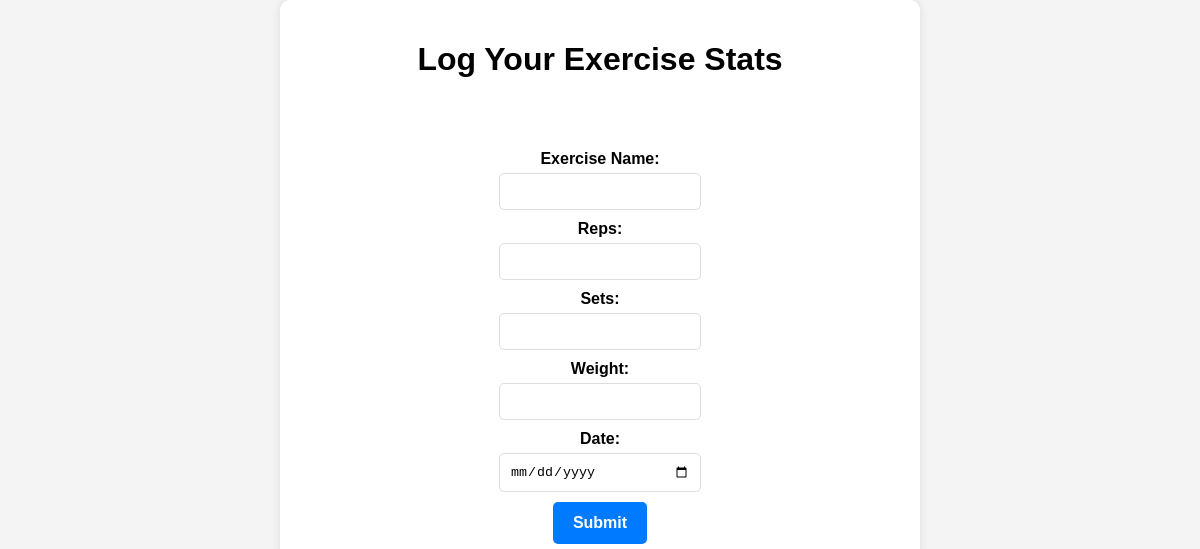
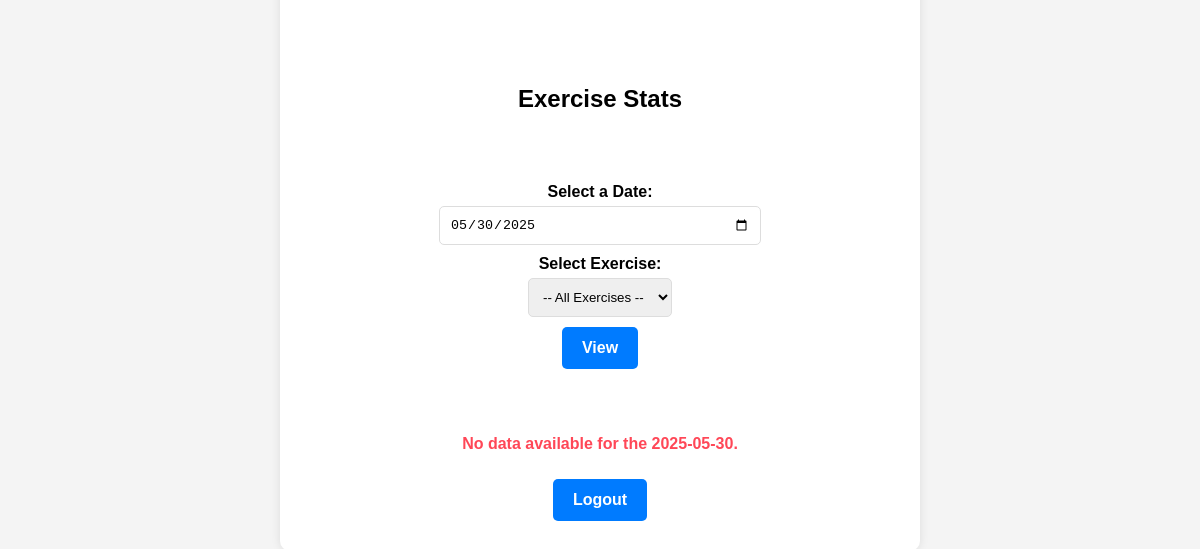
The page /dashboard (signed in) on the database as committed earlier (2 pictures, top to bottom).
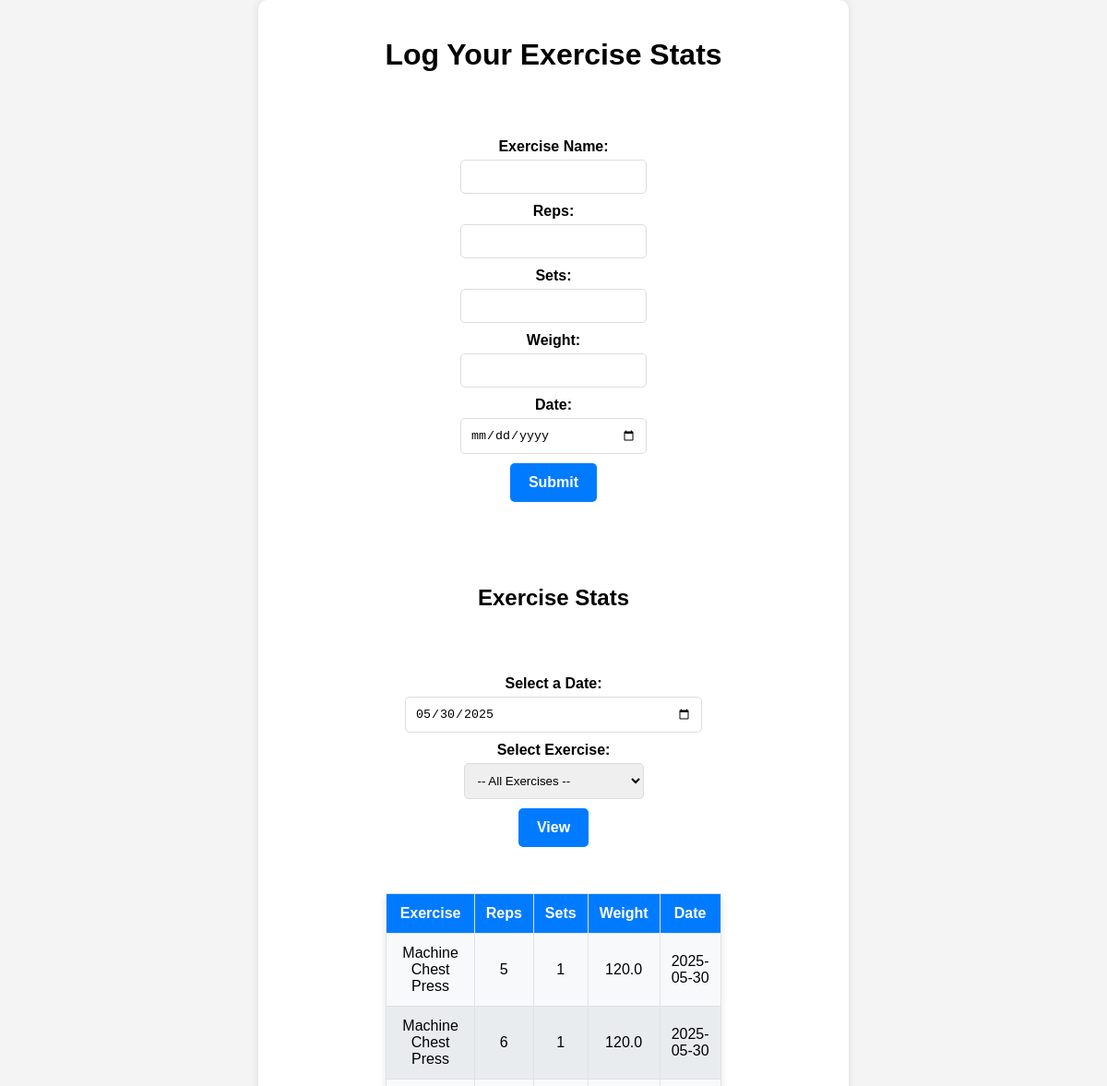
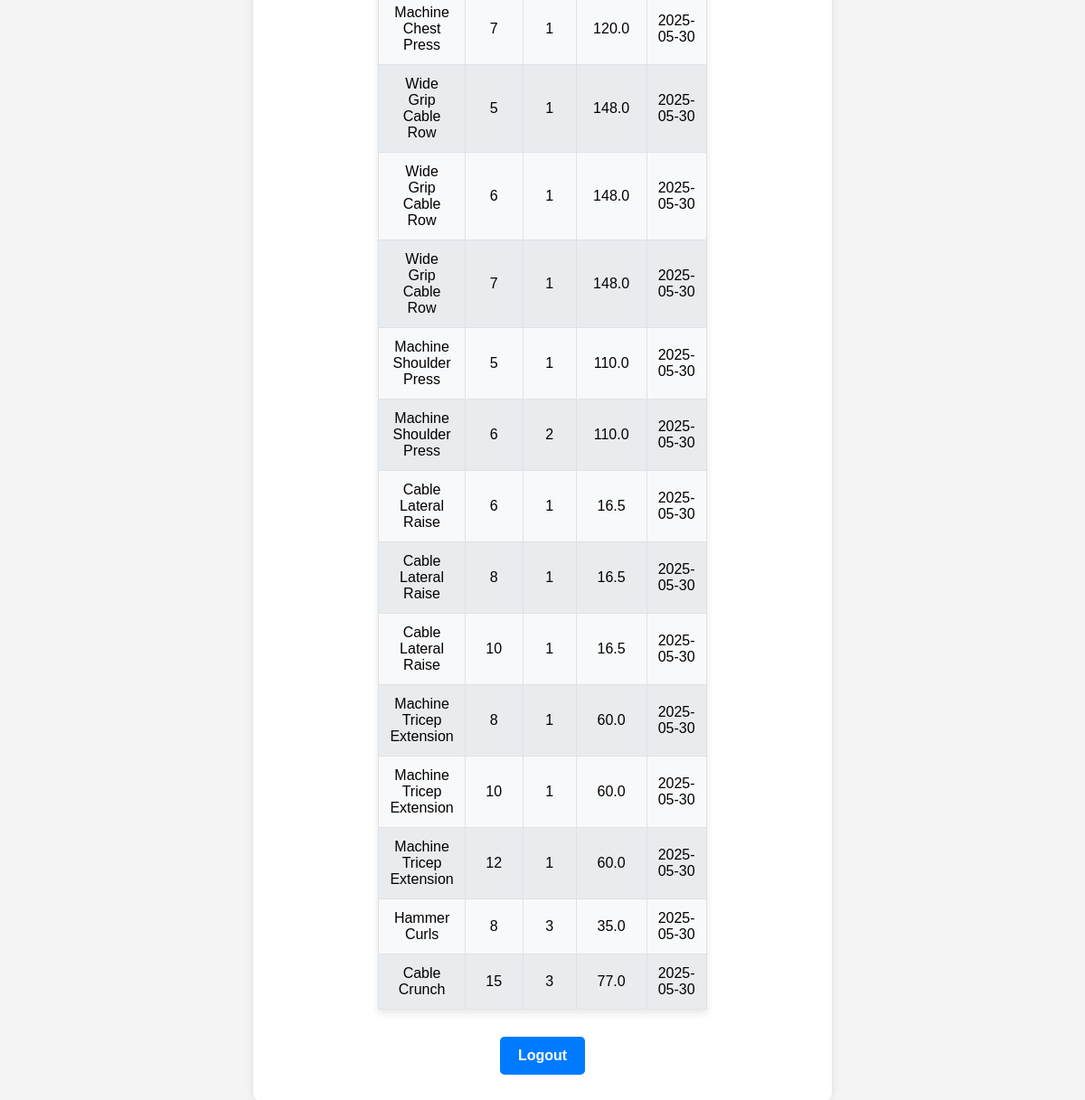
The same page on the database as committed later (2 pictures, top to bottom).
### tables this page shows
CREATE TABLE "exercise_stats" (
    id INTEGER PRIMARY KEY AUTOINCREMENT,
    user_id INTEGER,
    exercise TEXT,
    reps INTEGER,
    sets INTEGER,
    weight REAL,  -- Accepts decimals
    date TEXT,
    FOREIGN KEY(user_id) REFERENCES users(id)
);

### app.py (the view)
@app.route("/dashboard", methods=["GET", "POST"])
def dashboard():
    if "user_id" not in session:
        return redirect(url_for("login"))
    from datetime import date
    conn = sqlite3.connect("database.db")
    cursor = conn.cursor()
    selected_date = request.form.get("selected_date", date.today().strftime("%Y-%m-%d"))
    selected_exercise = request.form.get("selected_exercise", "")
    user = cursor.execute("SELECT first_name, last_name FROM users WHERE id=?", (session["user_id"],)).fetchone()
    if selected_exercise:
        stats = cursor.execute("SELECT exercise, reps, sets, weight, date FROM exercise_stats WHERE user_id=? AND date=? AND exercise=?",
                               (session["user_id"], selected_date, selected_exercise)).fetchall()
    else:
        stats = cursor.execute("SELECT exercise, reps, sets, weight, date FROM exercise_stats WHERE user_id=? AND date=?",
                               (session["user_id"], selected_date)).fetchall()
    exercises = cursor.execute("SELECT DISTINCT exercise FROM exercise_stats WHERE user_id=?", (session["user_id"],)).fetchall()
    conn.close()
    has_data = bool(stats)
    return render_template("dashboard.html", first_name=user[0], last_name=user[1], stats=stats, has_data=has_data, selected_date=selected_date, selected_exercise=selected_exercise, exercises=exercises)

### templates/dashboard.html (shortened to what this page needs)
<!DOCTYPE html>
<html>
<head>
    <link rel="stylesheet" href="{{ url_for('static', filename='styles.css') }}">
</head>
<body>
<div class="container">
    <h1>Log Your Exercise Stats</h1>
    <div class="form-container">
        <form action="{{ url_for('add_stats') }}" method="POST">
            <label for="exercise">Exercise Name:</label>
            <input type="text" id="exercise" name="exercise" required>
            <label for="reps">Reps:</label>
            <input type="number" id="reps" name="reps" required>
            <label for="sets">Sets:</label>
            <input type="number" id="sets" name="sets" required>
            <label for="weight">Weight:</label>
            <input type="number" id="weight" name="weight" step="0.1" required>
            <label for="date">Date:</label>
            <input type="date" id="date" name="date" required>
            <button type="submit" class="button">Submit</button>
        </form>
    </div>
<h2>Exercise Stats</h2>
    <form method="POST" action="{{ url_for('dashboard') }}">
        <label for="selected_date">Select a Date:</label>
        <input type="date" id="selected_date" name="selected_date" value="{{ selected_date }}">
        <label for="selected_exercise">Select Exercise:</label>
        <select id="selected_exercise" name="selected_exercise">
        <option value="">-- All Exercises --</option>
        </select>
        <button type="submit" class="button">View</button>
    </form>
    {% if has_data %}
    <div class="table-container">
    <table>
        <thead>
            <tr>
                <th>Exercise</th>
                <th>Reps</th>
                <th>Sets</th>
                <th>Weight</th>
                <th>Date</th>
            </tr>
        </thead>
        <tbody>
            {% for row in stats %}
            <tr>
                <td>{{ row[0] }}</td>
                <td>{{ row[1] }}</td>
                <td>{{ row[2] }}</td>
                <td>{{ row[3] }}</td>
                <td>{{ row[4] }}</td>
            </tr>
            {% endfor %}
        </tbody>
    </table>
</div>
{% else %}
    <p style="text-align: center; font-weight: bold; color: #ff4757;">No data available for the {{ selected_date }}.</p>
{% endif %}
    <a href="/" class="logout-button">Logout</a>
</body>
</html>

### static/styles.css (style rules this page uses)
body { font-family: Arial, sans-serif; background-color: #f4f4f4; margin: 0; padding: 0; text-align: center; }
.container { width: 50%; margin: auto; padding: 20px; background: #fff; border-radius: 10px; box-shadow: 0px 0px 10px rgba(0, 0, 0, 0.1); display: flex; flex-direction: column; align-items: center; }
form { width: 80%; display: flex; flex-direction: column; align-items: flex-start; }
label { font-weight: bold; margin-top: 10px; }
input { width: 100%; padding: 10px; margin-top: 5px; border: 1px solid #ddd; border-radius: 5px; }
select { padding: 10px; margin-top: 5px; border: 1px solid #ddd; border-radius: 5px; }
form { display: flex; flex-direction: column; align-items: center; justify-content: center; width: 50%; margin: 20px auto; padding: 20px; }
table { margin: 20 auto; border-collapse: collapse; box-shadow: 0px 4px 8px rgba(0, 0, 0, 0.1); background-color: #f8f9fa; }
thead { background-color: #007bff; color: white; }
tbody tr:nth-child(even) { background-color: #e9ecef; }
th, td { padding: 12px; text-align: center; border: 1px solid #dee2e6; }
.table-container { display:flex; justify-content: center; }
.form-container, .table-container { width: 60%; margin-bottom: 20px; }
.button { text-decoration: none; color: white; background-color: #007bff; padding: 12px 20px; border-radius: 5px; display: inline-block; margin: 10px; font-size: 16px; font-weight: bold; border: none; cursor: pointer; transition: background-color 0.3s ease-in-out; }
.logout-button { margin-top: 10px; align-self: center; text-decoration: none; color: white; background-color: #007bff; padding: 12px 20px; border-radius: 5px; display: inline-block; margin: 10px; font-size: 16px; font-weight: bold; border: none; cursor: pointer; transition: background-color 0.3s ease-in-out; }

Rows that differ between the two databases and show on the page:
added exercise_stats: exercise "Machine Chest Press", reps "5", sets "1", weight "120.0", date "2025-05-30"
added exercise_stats: exercise "Machine Chest Press", reps "6", sets "1", weight "120.0", date "2025-05-30"
added exercise_stats: exercise "Machine Chest Press", reps "7", sets "1", weight "120.0", date "2025-05-30"
added exercise_stats: exercise "Wide Grip Cable Row", reps "5", sets "1", weight "148.0", date "2025-05-30"
added exercise_stats: exercise "Wide Grip Cable Row", reps "6", sets "1", weight "148.0", date "2025-05-30"
added exercise_stats: exercise "Wide Grip Cable Row", reps "7", sets "1", weight "148.0", date "2025-05-30"
added exercise_stats: exercise "Machine Shoulder Press", reps "5", sets "1", weight "110.0", date "2025-05-30"
added exercise_stats: exercise "Machine Shoulder Press", reps "6", sets "2", weight "110.0", date "2025-05-30"
added exercise_stats: exercise "Cable Lateral Raise", reps "6", sets "1", weight "16.5", date "2025-05-30"
added exercise_stats: exercise "Cable Lateral Raise", reps "8", sets "1", weight "16.5", date "2025-05-30"
added exercise_stats: exercise "Cable Lateral Raise", reps "10", sets "1", weight "16.5", date "2025-05-30"
added exercise_stats: exercise "Machine Tricep Extension", reps "8", sets "1", weight "60.0", date "2025-05-30"
added exercise_stats: exercise "Machine Tricep Extension", reps "10", sets "1", weight "60.0", date "2025-05-30"
added exercise_stats: exercise "Machine Tricep Extension", reps "12", sets "1", weight "60.0", date "2025-05-30"
added exercise_stats: exercise "Hammer Curls", reps "8", sets "3", weight "35.0", date "2025-05-30"
added exercise_stats: exercise "Cable Crunch", reps "15", sets "3", weight "77.0", date "2025-05-30"
Other text that changed with them:
{{ selected_date }}: "2025-05-30" → (not shown)
text no longer shown: "No data available for the ."
text now shown: "Exercise Reps Sets Weight Date"
